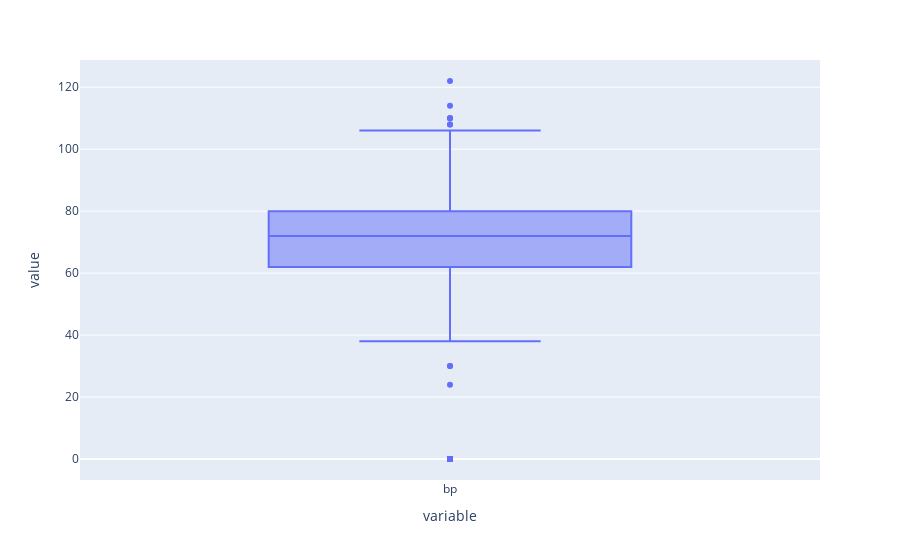

Notebook cell for this chart:
### Code cell
px.box(df['bp'])

### Figure 1 — Plotly figure (JSON) as saved in the notebook; plotly's stock layout.template omitted (floating-point values rounded to 4 significant figures; data arrays with more than 128 entries replaced by an {"elided": "..."} marker saying what was removed)
{"data": [{"alignmentgroup": "True", "hovertemplate": "variable=%{x}<br>value=%{y}<extra></extra>", "legendgroup": "", "marker": {"color": "#636efa"}, "name": "", "notched": false, "offsetgroup": "", "orientation": "v", "showlegend": false, "type": "box", "x": {"elided": "759 str values"}, "x0": " ", "xaxis": "x", "y": {"elided": "759 int values"}, "y0": " ", "yaxis": "y"}], "layout": {"boxmode": "group", "legend": {"tracegroupgap": 0}, "margin": {"t": 60}, "xaxis": {"anchor": "y", "domain": [0, 1], "title": {"text": "variable"}}, "yaxis": {"anchor": "x", "domain": [0, 1], "title": {"text": "value"}}}}
